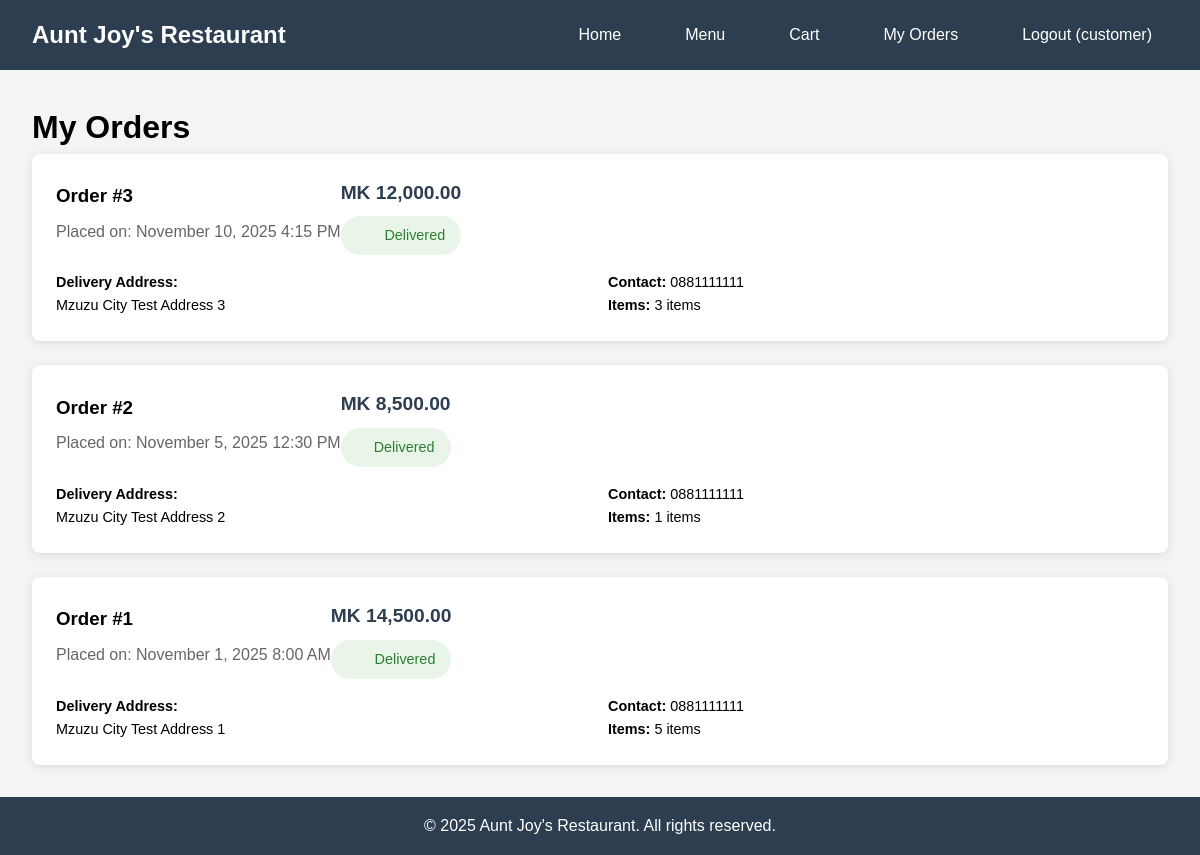
The app's page /customer/orders.php (signed in) with its own data.
### tables this page shows
CREATE TABLE `orders` (
  `id` int(11) NOT NULL,
  `user_id` int(11) NOT NULL,
  `total_amount` decimal(10,2) NOT NULL,
  `status` enum('pending','preparing','out_for_delivery','delivered') DEFAULT 'pending',
  `delivery_address` text NOT NULL,
  `contact_number` varchar(20) NOT NULL,
  `customer_notes` text DEFAULT NULL,
  `created_at` timestamp NOT NULL DEFAULT current_timestamp()
);

### customer/orders.php (the view, shortened to what this page needs)
<?php
$database = new Database();
$db = $database->getConnection();
$query = "SELECT o.*,
                 COUNT(oi.id) as item_count,
                 SUM(oi.quantity) as total_items
          FROM orders o
          LEFT JOIN order_items oi ON o.id = oi.order_id
          WHERE o.user_id = :user_id
          GROUP BY o.id
          ORDER BY o.created_at DESC";
$stmt = $db->prepare($query);
$stmt->bindParam(':user_id', $_SESSION['user_id']);
$stmt->execute();
$orders = $stmt->fetchAll(PDO::FETCH_ASSOC);
?>
<?php include '../includes/header.php'; ?>
<h1>My Orders</h1>
<?php if (empty($orders)): ?>
    <div style="text-align: center; padding: 3rem;">
        <h2>No orders yet</h2>
        <p>Start ordering from our delicious menu!</p>
        <p><a href="menu.php" class="btn">Browse Menu</a></p>
    </div>
<?php else: ?>
    <div class="orders-list">
        <?php foreach ($orders as $order): ?>
            <div class="order-card" style="background: white; padding: 1.5rem; margin-bottom: 1.5rem; border-radius: 8px; box-shadow: 0 2px 10px rgba(0,0,0,0.1);">
                <div style="display: flex; justify-content: between; align-items: center; margin-bottom: 1rem;">
                    <div>
                        <h3>Order #<?php echo $order['id']; ?></h3>
                        <p style="color: #666; margin: 0.5rem 0;">
                            Placed on: <?php echo date('F j, Y g:i A', strtotime($order['created_at'])); ?>
                        </p>
                    </div>
                    <div style="text-align: right;">
                        <div style="font-size: 1.2rem; font-weight: bold; color: #2c3e50;">
                            MK <?php echo number_format($order['total_amount'], 2); ?>
                        </div>
                        <div style="padding: 0.5rem 1rem; background:
                            <?php
                                switch($order['status']) {
                                    case 'delivered': echo '#e8f5e8'; break;
                                }
                            ?>;
                            color:
                            <?php
                                switch($order['status']) {
                                    case 'delivered': echo '#2e7d32'; break;
                                }
                            ?>;
                            border-radius: 20px; font-size: 0.9rem; margin-top: 0.5rem;">
                            <?php echo ucfirst(str_replace('_', ' ', $order['status'])); ?>
                        </div>
                    </div>
                </div>
                <div style="display: grid; grid-template-columns: 1fr 1fr; gap: 1rem; font-size: 0.9rem;">
                    <div>
                        <strong>Delivery Address:</strong><br>
                        <?php echo htmlspecialchars($order['delivery_address']); ?>
                    </div>
                    <div>
                        <strong>Contact:</strong> <?php echo htmlspecialchars($order['contact_number']); ?><br>
                        <strong>Items:</strong> <?php echo $order['total_items']; ?> items
                    </div>
                </div>
            </div>
        <?php endforeach; ?>
    </div>
<?php endif; ?>
<?php include '../includes/footer.php'; ?>

### assets/css/style.css (style rules this page uses)
* { margin: 0; padding: 0; box-sizing: border-box; }
body { font-family: Arial, sans-serif; line-height: 1.6; background-color: #f4f4f4; }

### records on screen
orders: id "3", created_at "November 10, 2025 4:15 PM", total_amount "12,000.00", status "Delivered", delivery_address "Mzuzu City Test Address 3", contact_number "0881111111", total_items "3"
orders: id "2", created_at "November 5, 2025 12:30 PM", total_amount "8,500.00", status "Delivered", delivery_address "Mzuzu City Test Address 2", contact_number "0881111111", total_items "1"
orders: id "1", created_at "November 1, 2025 8:00 AM", total_amount "14,500.00", status "Delivered", delivery_address "Mzuzu City Test Address 1", contact_number "0881111111", total_items "5"

### other values on screen
$_SESSION['username'] "customer"
